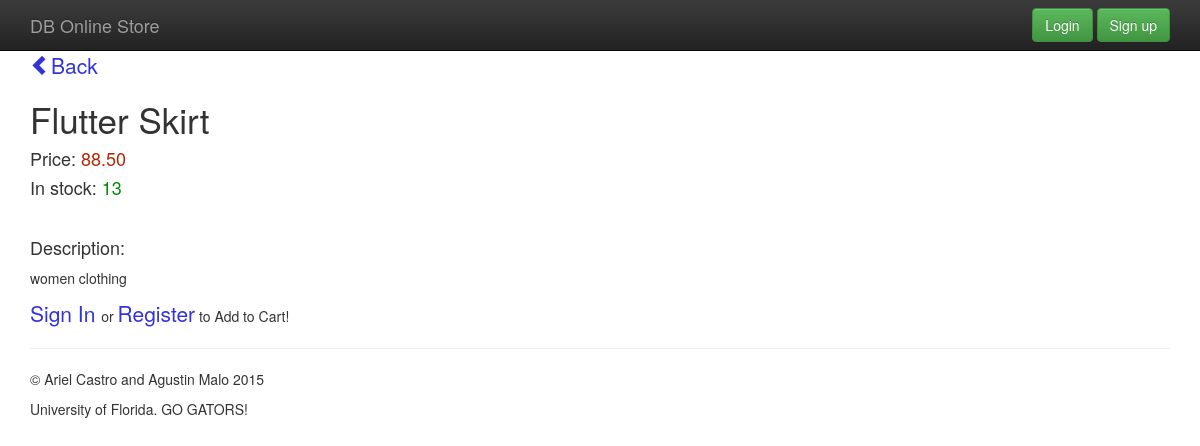
Page /product/8/ on the earlier database version.
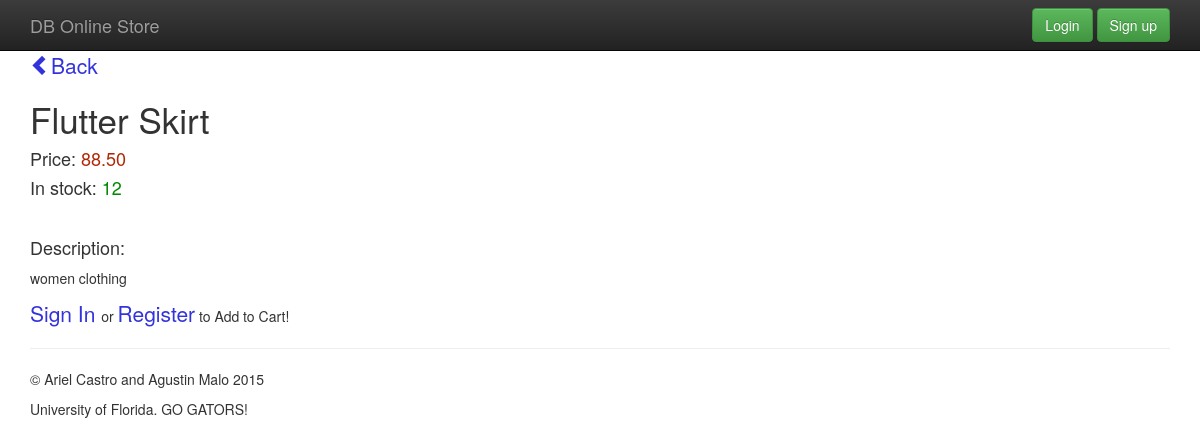
Same page on the later database version.
### main_store/models.py (models this page shows, shortened)
class Product(models.Model):
    name = models.CharField(max_length=100)
    price = models.DecimalField(max_digits=8, decimal_places=2)
    stock_quantity = models.IntegerField()
    description = models.TextField()
    active = models.BooleanField()

### main_store/views.py (the view)
# urls.py: url(r'^product/(?P<id>\d+)/', storeViews.product_detail, name='product_detail'),
def product_detail(request, id):
    print request.method
    print "this ithe id: " + id
    if request.method == 'POST':
        print "Cart is post"
        current_user = request.user
        user_id = current_user.id
        user_profile = UserProfile.objects.get(user_id=user_id)
        productInstance = Product.objects.get(id=id)
        agg_price_value = float(productInstance.price) * float(request.POST.get('quantity'))
        print agg_price_value
        cartObj = Cart(user=user_profile, product=productInstance, product_price=productInstance.price, agg_price=agg_price_value)
        cart_form = CartForm(data=request.POST,instance=cartObj)
        if cart_form.is_valid():
            print "Cart is valid"
            cart = cart_form.save()
            cart.UserProfile_id = user_profile.id
            cart.product_id = id
            print "checking for null" + cart.product_id
            cart.save()
            return HttpResponseRedirect(reverse('cart'))
    else:
        try:
            product = Product.objects.get(id=id)
            cart_form = CartForm(data=request.POST)
            print "Cart is else"
        except Product.DoesNotExist:
            raise Http404('This item does not exist')
    return render(request, 'products/product_detail.html', {
        'product': product,
        'cart_form': cart_form,
    })

### db_online_store/templates/products/product_detail.html (shortened to what this page needs)
{% extends "base.html" %}
{% block content %}
	<a href="{% url 'index' %}"><span class="glyphicon glyphicon-chevron-left" aria-hidden="true"></span>Back</a>
	<h3>{{product.name | capfirst }}</h3>
	<h4>Price: <span style="color: rgb(177, 39, 4)">{{product.price}}</span> </h4>
	<h4>In stock: <span style="color: rgb(0, 138, 0)">{{ product.stock_quantity }}</span> </h4>
	<br/>
	<h4>Description:</h4>
	<p> {{ product.description }} </p>
	{% if user.is_anonymous %}
	<p><a href="{% url 'login' %}">Sign In </a>or <a href="{% url 'register' %}">Register</a> to Add to Cart!</p>
	{% endif %}
{% endblock content %}

Differences in the rows shown:
changed Product "Flutter Skirt": stock_quantity "13" → "12"
